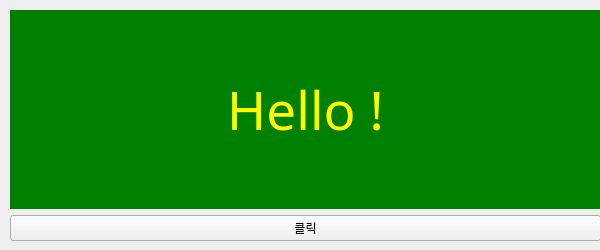
<?xml version="1.0" encoding="UTF-8"?>
<ui version="4.0">
 <class>App</class>
 <widget class="QWidget" name="App">
  <property name="geometry">
   <rect>
    <x>0</x>
    <y>0</y>
    <width>600</width>
    <height>250</height>
   </rect>
  </property>
  <property name="maximumSize">
   <size>
    <width>600</width>
    <height>250</height>
   </size>
  </property>
  <property name="sizeIncrement">
   <size>
    <width>400</width>
    <height>250</height>
   </size>
  </property>
  <property name="font">
   <font>
    <family>맑은 고딕</family>
   </font>
  </property>
  <property name="windowTitle">
   <string>네번째 Qt앱</string>
  </property>
  <widget class="QWidget" name="verticalLayoutWidget">
   <property name="geometry">
    <rect>
     <x>10</x>
     <y>10</y>
     <width>591</width>
     <height>231</height>
    </rect>
   </property>
   <layout class="QVBoxLayout" name="verticalLayout">
    <item>
     <widget class="QLabel" name="label">
      <property name="enabled">
       <bool>true</bool>
      </property>
      <property name="sizeIncrement">
       <size>
        <width>600</width>
        <height>250</height>
       </size>
      </property>
      <property name="font">
       <font>
        <family>Bauhaus 93</family>
        <pointsize>40</pointsize>
       </font>
      </property>
      <property name="styleSheet">
       <string notr="true">color : yellow;
background-color : green;
</string>
      </property>
      <property name="text">
       <string>Hello !</string>
      </property>
      <property name="alignment">
       <set>Qt::AlignCenter</set>
      </property>
     </widget>
    </item>
    <item>
     <widget class="QPushButton" name="btnMsg">
      <property name="text">
       <string>클릭</string>
      </property>
     </widget>
    </item>
   </layout>
  </widget>
 </widget>
 <resources/>
 <connections/>
</ui>
